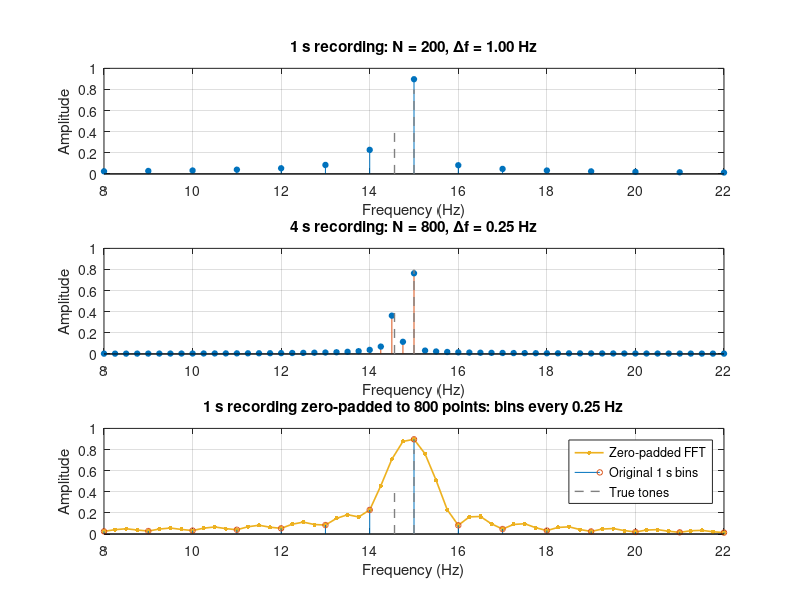

Write the MATLAB code that produced this figure.
% =========================================================================
% Digital Signal Processing - Lecture 5: Fourier Series, DTFT and DFT
% File: exercise3.m
% Exercise 3: Investigate Spectral Leakage
%   - Task 2: Spectrum of a one-second recording
%   - Task 3: Same signal, four-second recording
%   - Task 5: Zero-padding the one-second recording, fft(x, 4*length(x))
% Output: leakage-comparison.png (all three spectra, saved next to this script)
%
% The spectrum code follows the Exercise 2 pattern. Amplitudes are always
% divided by the number of real samples, not by the FFT length, so that
% zero-padding does not shrink them.
% =========================================================================

clear; close all; clc;

outDir = fileparts(mfilename('fullpath'));
if isempty(outDir)
    outDir = pwd;
end

%% Common Parameters
fs = 200;                 % sampling frequency (Hz), same as Exercise 2
d  = 8;                   % last digit of student number
f1 = 15;   A1 = 0.8;
f2 = 13.2 + 0.17*d;       % = 14.56 Hz, not an integer number of cycles in 1 s
A2 = 0.4;

fprintf('d = %d, f2 = %.2f Hz\n', d, f2);

makeSignal = @(t) A1*sin(2*pi*f1*t) + A2*sin(2*pi*f2*t);

blue   = [0      0.4470 0.7410];
orange = [0.8500 0.3250 0.0980];
yellow = [0.9290 0.6940 0.1250];
gray   = [0.5 0.5 0.5];

% Dashed lines at the true tone frequencies and amplitudes (one line object)
toneF = [f1 f1 NaN f2 f2];
toneA = [0  A1 NaN 0  A2];

%% =========================================================================
% Task 2: One-second recording
% =========================================================================
fprintf('Running Task 2: One-second recording...\n');
t1 = 0:1/fs:1-1/fs;                       % N = 200
x1 = makeSignal(t1);

N1 = length(x1);
Y  = fft(x1);
P2 = abs(Y/N1);
PA = P2(1:N1/2+1);
PA(2:end-1) = 2*PA(2:end-1);
fA = fs*(0:N1/2)/N1;

%% =========================================================================
% Task 3: Four-second recording (same fs and frequencies)
% =========================================================================
fprintf('Running Task 3: Four-second recording...\n');
t4 = 0:1/fs:4-1/fs;                       % N = 800
x4 = makeSignal(t4);

N4 = length(x4);
Y  = fft(x4);
P2 = abs(Y/N4);
PB = P2(1:N4/2+1);
PB(2:end-1) = 2*PB(2:end-1);
fB = fs*(0:N4/2)/N4;

%% =========================================================================
% Task 5: Zero-pad the one-second recording to 4*N points
% =========================================================================
fprintf('Running Task 5: Zero-padded one-second recording...\n');
Nfft = 4*N1;                              % 800 points: 200 samples + 600 zeros
Y  = fft(x1, Nfft);
P2 = abs(Y/N1);                           % divide by the 200 real samples
PC = P2(1:Nfft/2+1);
PC(2:end-1) = 2*PC(2:end-1);
fC = fs*(0:Nfft/2)/Nfft;

%% =========================================================================
% Task 4: Compare the spectra
% =========================================================================
fig = figure('Name', 'Exercise 3: Spectral Leakage', 'NumberTitle', 'off', ...
    'Color', 'w', 'Position', [100 100 900 900]);

fRange = [8, 22];       % frequency range around the two tones

subplot(3, 1, 1);
stem(fA, PA, 'filled', 'Color', blue, 'MarkerSize', 4); hold on;
plot(toneF, toneA, '--', 'Color', gray, 'LineWidth', 1); hold off;
title(sprintf('1 s recording: N = %d, \\Deltaf = %.2f Hz', N1, fs/N1));
xlabel('Frequency (Hz)'); ylabel('Amplitude');
grid on; xlim(fRange); ylim([0, 1]);

subplot(3, 1, 2);
stem(fB, PB, 'filled', 'Color', orange, 'MarkerSize', 4); hold on;
plot(toneF, toneA, '--', 'Color', gray, 'LineWidth', 1); hold off;
title(sprintf('4 s recording: N = %d, \\Deltaf = %.2f Hz', N4, fs/N4));
xlabel('Frequency (Hz)'); ylabel('Amplitude');
grid on; xlim(fRange); ylim([0, 1]);

subplot(3, 1, 3);
plot(fC, PC, '.-', 'Color', yellow, 'LineWidth', 1.2, 'MarkerSize', 10); hold on;
stem(fA, PA, 'Color', blue, 'MarkerSize', 4);        % original 1 s bins on top
plot(toneF, toneA, '--', 'Color', gray, 'LineWidth', 1); hold off;
title(sprintf('1 s recording zero-padded to %d points: bins every %.2f Hz', ...
    Nfft, fs/Nfft));
xlabel('Frequency (Hz)'); ylabel('Amplitude');
legend('Zero-padded FFT', 'Original 1 s bins', 'True tones', 'Location', 'northeast');
grid on; xlim(fRange); ylim([0, 1]);

saveas(fig, fullfile(outDir, 'leakage-comparison.png'));

% Print the bins around the two tones for the README
cases  = {'1 s', fA, PA; '4 s', fB, PB; 'zero-padded', fC, PC};
for i = 1:size(cases, 1)
    f = cases{i, 2}; P = cases{i, 3};
    band = f >= 13.5 & f <= 16;
    fprintf('\n  %s:\n', cases{i, 1});
    fprintf('    %6.2f Hz  %.4f\n', [f(band); P(band)]);
end
fprintf('\nSaved leakage-comparison.png\n');
